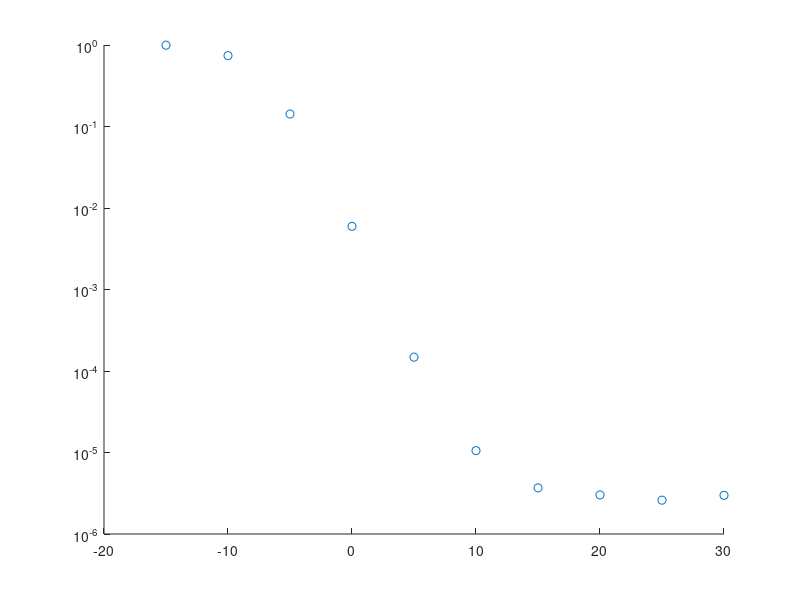

Write the MATLAB code that produced this figure.
PdB = -15:5:30;
OP = [0.9949, 0.7413, 0.1423, 0.005956, 1.478*1e-4, ...
    0.1054*1e-4, 0.0368*1e-4, 0.0302*1e-4, 0.0260*1e-4, 0.0298*1e-4];
hold on; 
semilogy(PdB,OP,'o');